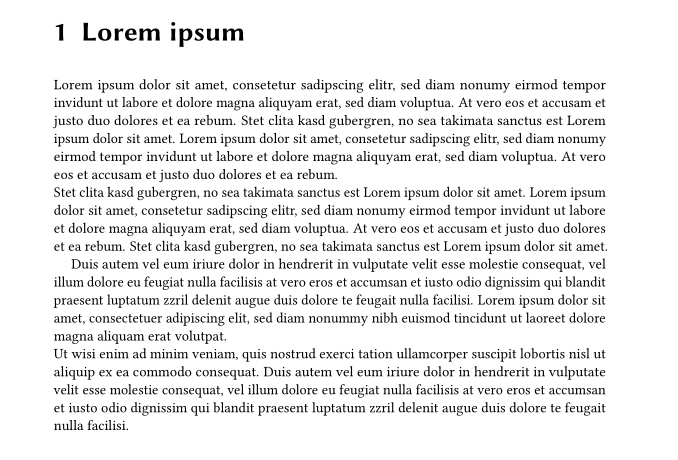
#> input picture image.png, 678 x 460 px
$ python det.py   (Python 2 division)
#> lines starting #> are read from the running program, lines starting #| are printed output that depends on the picture; after the words box and inside, x2 and y2 are one past the last pixel; in counts of white or black regions, pixels touching at a corner belong together
import cv2
import numpy as np
import pytesseract
from PIL import Image


src_path = "/home/sachin/Desktop/PROJECT/code/det.py"

def get_string(img_path):

    img = cv2.imread('image.png')
#> img is the input picture: shape (460, 678, 3); min 0, max 255, mean 236.2


    img = cv2.cvtColor(img, cv2.COLOR_BGR2GRAY)
#> img: shape (460, 678)


    kernel = np.ones((1, 1), np.uint8)
    img1 = cv2.dilate(img, kernel, iterations=1)
    img2 = cv2.erode(img, kernel, iterations=1)
    cv2.imshow('Erosion', img1)
    cv2.imshow('Dilation', img2)
    cv2.waitKey(0)


    cv2.imwrite(src_path + "removed_noise.png", img)


    img = cv2.adaptiveThreshold(img, 255, cv2.ADAPTIVE_THRESH_GAUSSIAN_C, cv2.THRESH_BINARY, 31, 2)
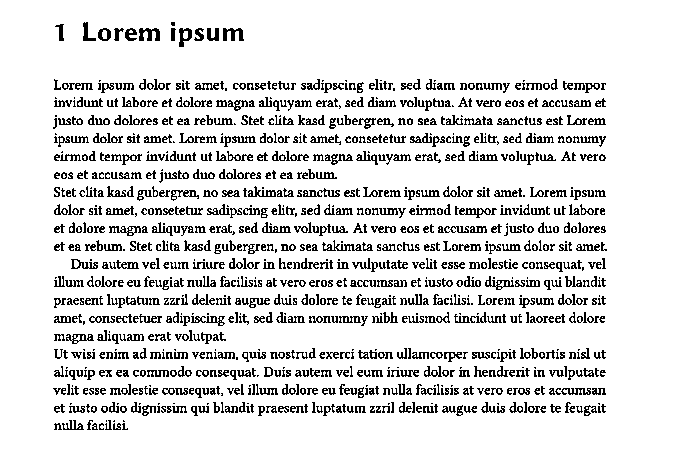
#> img: shape (460, 678); 87.5% white; black in thin lines or dots, all inside (x1, y1, x2, y2) = (53, 22, 607, 430)


    cv2.imwrite(src_path + "thres.png", img)


#> (the run stopped early here; a loop or call above may not have finished)
